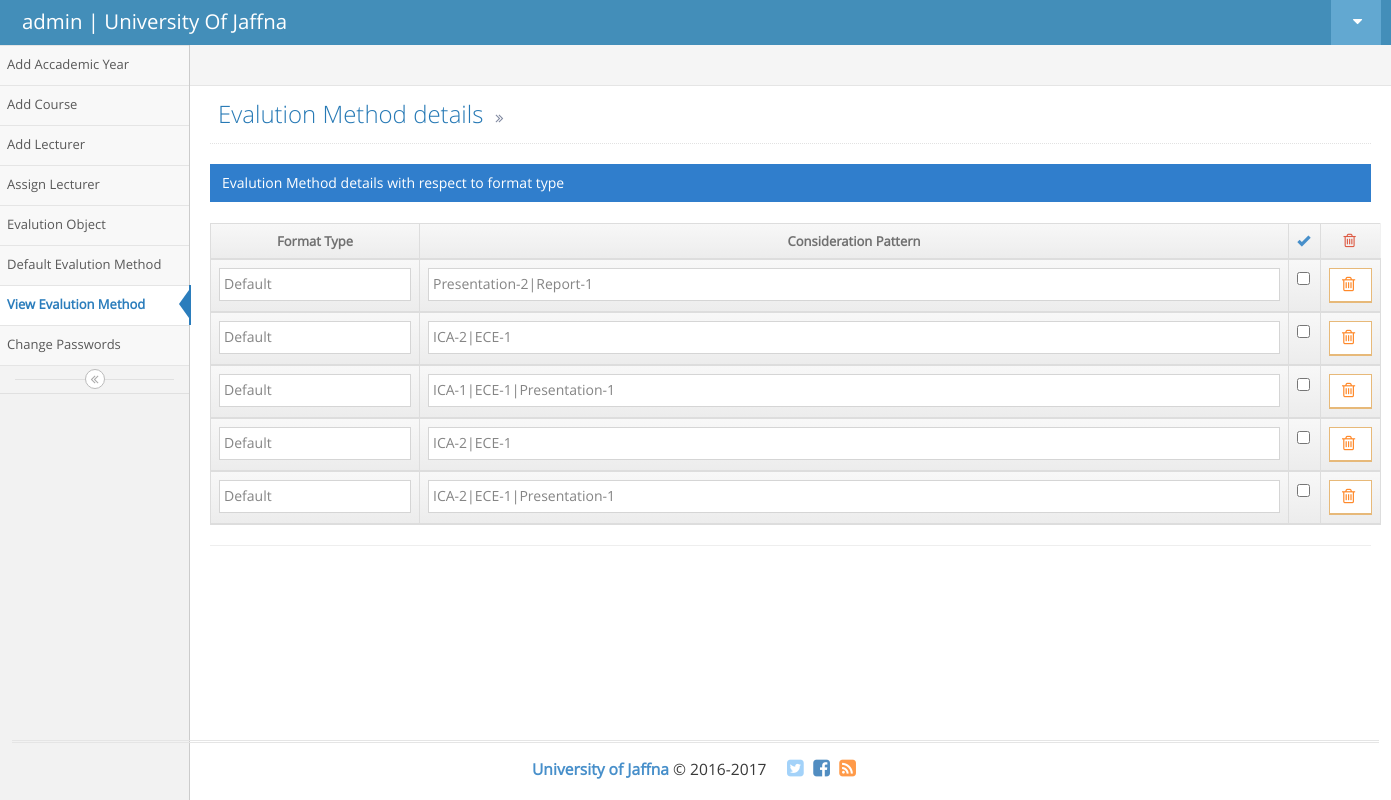
Screenshot of /dept_hd_view_method.php (signed in) with the database file from the repository.
### tables this page shows
CREATE TABLE `dis_method` (
  `id` int(11) NOT NULL,
  `dep_id` int(5) NOT NULL,
  `custom_id` int(5) NOT NULL,
  `srt_format` varchar(255) NOT NULL
);

### dept_hd_view_method.php (the view, shortened to what this page needs)
<!DOCTYPE html>
<html lang="en">
	<head>
		<link rel="stylesheet" href="assets/css/bootstrap.min.css" />
		<link rel="stylesheet" href="assets/font-awesome/4.5.0/css/font-awesome.min.css" />
		<link rel="stylesheet" href="assets/css/ace.min.css" class="ace-main-stylesheet" id="main-ace-style" />
		<link rel="stylesheet" href="assets/css/ace-skins.min.css" />
		<link rel="stylesheet" href="assets/css/ace-rtl.min.css" />
	</head>
	<body class="no-skin">
		<div id="navbar" class="navbar navbar-default          ace-save-state">
			<div class="navbar-container ace-save-state" id="navbar-container">
				<div class="navbar-header pull-left">
					<a href="dept_hd_academic_year.php" class="navbar-brand">
						<small>
							<?php echo $_SESSION['sess_username'];?>
 | University Of Jaffna
						</small>
					</a>
				</div>
				<div class="navbar-buttons navbar-header pull-right" role="navigation">
					<ul class="nav ace-nav">
						<li class="light-blue dropdown-modal">
							<a data-toggle="dropdown" href="#" class="dropdown-toggle">
								<i class="ace-icon fa fa-caret-down"></i>
							</a>
						</li>
					</ul>
				</div>
			</div>
		</div>
		<div class="main-container ace-save-state" id="main-container">
			<div id="sidebar" class="sidebar                  responsive                    ace-save-state">
				<ul class="nav nav-list">
					<li class="">
						<a href="dept_hd_academic_year.php">
							<span class="menu-text">Add Accademic Year</span>
						</a>
					</li>
					<li class="">
						<a href="dept_hd_index.php">
							<span class="menu-text">Add Course</span>
						</a>
					</li>
					<li class="">
						<a href="dept_hd_add_lecturer.php">
							<span class="menu-text">Add Lecturer</span>
						</a>
					</li>
					<li class="">
						<a href="dept_hd_assign_lecturer.php">
							<span class="menu-text">Assign Lecturer</span>
						</a>
					</li>
					<li class="">
						<a href="dept_hd_evalution.php">
							<span class="menu-text">Evalution Object</span><br>
						</a>
					</li>
					<li class="">
						<a href="dept_hd_custom1.php">
							<span class="menu-text">Default Evalution Method</span><br>
						</a>
					</li>
					<li class="active">
						<a href="dept_hd_view_method.php">
							<span class="menu-text">View Evalution Method</span><br>
						</a>
					</li>
					<li class="">
						<a href="dept_hd_change_password.php">
							<span class="menu-text">Change Passwords</span>
						</a>
					</li>
				</ul>
				<div class="sidebar-toggle sidebar-collapse" id="sidebar-collapse">
					<i id="sidebar-toggle-icon" class="ace-icon fa fa-angle-double-left ace-save-state" data-icon1="ace-icon fa fa-angle-double-left" data-icon2="ace-icon fa fa-angle-double-right"></i>
				</div>
			</div>
			<div class="main-content">
				<div class="main-content-inner">
					<div class="breadcrumbs ace-save-state" id="breadcrumbs">
					</div>
					<div class="page-content">
<div class="page-header">
							<h1>
								Evalution Method details
								<small>
									<i class="ace-icon fa fa-angle-double-right"></i>
								</small>
							</h1>
						</div>
						<div class="row">
							<div class="col-xs-12">
								<div class="row">
									<div class="col-xs-12">
										<div class="clearfix">
										</div>
										<div class="table-header">
											Evalution Method details with respect to format type
										</div>
											<br>
										<div align="center"  >
<div>
															<?php
	$query ="SELECT `custom_id`, `srt_format` FROM `dis_method`";
$result=mysql_query($query) or die(mysql_error);
$i =0;
?>
<form  action="<?php echo $_SERVER['PHP_SELF']; ?>" method="POST" >
<table id="simple-table" class="table  table-bordered table-hover">
											<thead>
  <tr>
   <th width="20"> <div align="center">Format Type</div></th>
   <th width="200"> <div align="center">Consideration Pattern</div></th>
    <span class="green">
	<th  width="2"> <div ><a class="blue" href="#"><i class="ace-icon glyphicon glyphicon-ok"></i></a> </div></th>
    <th width="7"> <div align="center"><a class="red" href="#"><i class="ace-icon fa fa-trash-o bigger-120"></i></a> </div></th>
  </tr>
<?php
while($query_row =mysql_fetch_array($result))
   {
	 if($query_row['custom_id']=='1')
	 {
		 echo "<td>";
	   echo '<input type="text" value ="Default" name ="fn1'.$i.'"/>';
	   echo "</td>";
	 }
	else
	{
		echo "<td>";
	   echo '<input type="text" value ="Custom Design" name ="fn1'.$i.'"/>';
	   echo "</td>";
	}
	   echo "<td>";
	   echo '<input type="text" size="100" value ="'.$query_row['srt_format'].'" name ="fn'.$i.'"/>';
	   echo "</td>";
			echo "<td>";
	    echo '<input type="checkbox" name="check-all'.$i.'" />';
	    echo "</td>";
	    echo "<td>";
		 echo '<button class="btn btn-white btn-warning btn-bold" name ="deletebtn'.$i.'" >
												<i class="ace-icon fa fa-trash-o bigger-120 orange"></i>
											</button>';
	    echo "</td>";
		$i++;
   }
?>
</thead>
</table>
</form>
														<hr />
										</div>
									</div>
								</div>
							</div>
						</div>
					</div>
				</div>
			</div>
			<div class="footer">
				<div class="footer-inner">
					<div class="footer-content">
						<span class="bigger-120">
							<span class="blue bolder">University of Jaffna</span> &copy; 2016-2017
						</span>
						<span class="action-buttons">
							<a href="#">
								<i class="ace-icon fa fa-twitter-square light-blue bigger-150"></i>
							</a>
							<a href="#">
								<i class="ace-icon fa fa-facebook-square text-primary bigger-150"></i>
							</a>
							<a href="#">
								<i class="ace-icon fa fa-rss-square orange bigger-150"></i>
							</a>
						</span>
					</div>
				</div>
			</div>
		</div>
	</body>
</html>

### rows the page displays
dis_method: srt_format "Presentation-2|Report-1"
dis_method: fn1 "ICA-2|ECE-1"
dis_method: srt_format "ICA-1|ECE-1|Presentation-1"
dis_method: srt_format "ICA-2|ECE-1"
dis_method: srt_format "ICA-2|ECE-1|Presentation-1"

### other values shown
$_SESSION['sess_username'] "admin"
